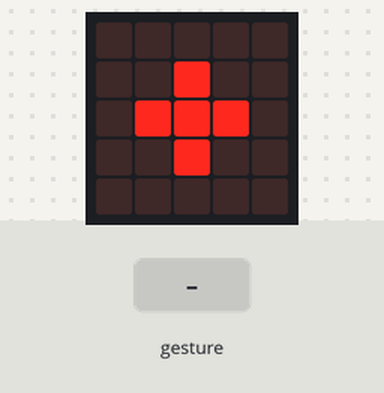
A program run on a simulated BBC micro:bit (MakeCode). On the bench: the board's 5×5 LED display. The test bench sets the inputs (shaded band). Random numbers come from a fixed seed; a tilt is held for 1.5 s and a shake lasts 1 s, then the board lies face up again.

Above: at 1.8 s.
1.9 s: gesture '8g'
At 3.7 s:
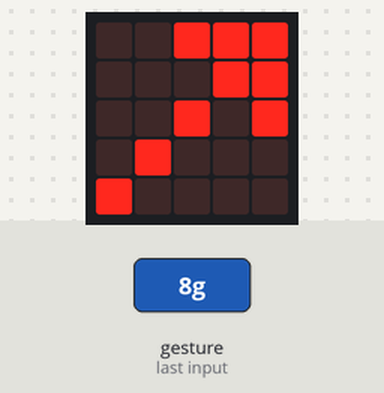
4.2 s: gesture 'logo up'
At 4.9 s:
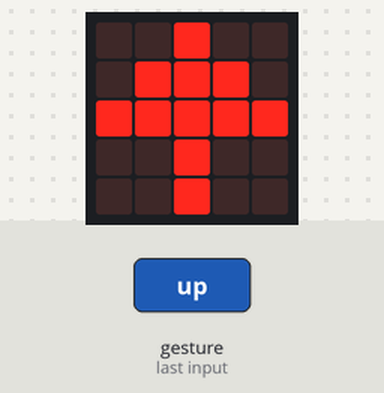
7.2 s: gesture 'screen down'
At 8.4 s:
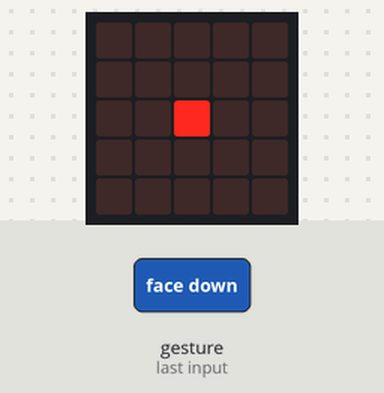
10.2 s: gesture 'tilt right'
At 10.6 s:
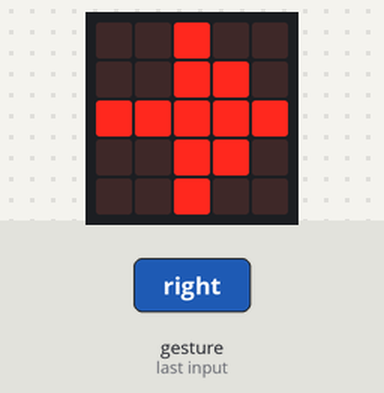
13.2 s: gesture 'shake'
At 14.1 s:
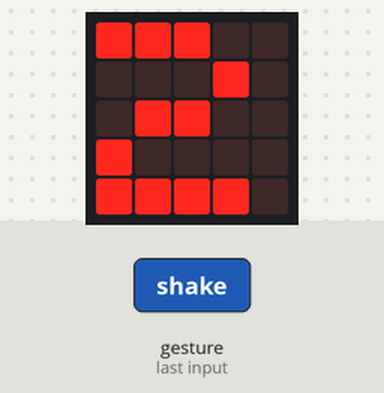
15.8 s: gesture 'tilt left'
At 17.1 s:
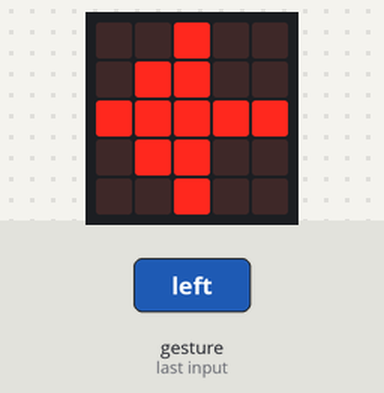
Timing chart, 0 to 18.8 s (numbered marks = the images above; inputs shaded):
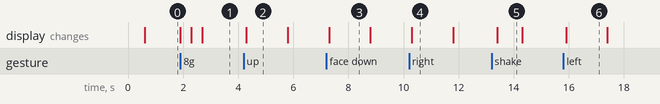

The program:

main.ts
```typescript
input.onGesture(Gesture.EightG, function () {
    basic.showLeds(`
        . . # # #
        . . . # #
        . . # . #
        . # . . .
        # . . . .
        `)
})
input.onGesture(Gesture.LogoUp, function () {
    basic.showLeds(`
        . . # . .
        . # # # .
        # # # # #
        . . # . .
        . . # . .
        `)
})
input.onGesture(Gesture.ScreenDown, function () {
    basic.showLeds(`
        . . . . .
        . . . . .
        . . # . .
        . . . . .
        . . . . .
        `)
})
input.onGesture(Gesture.ScreenUp, function () {
    basic.showLeds(`
        . . . . .
        . . # . .
        . # # # .
        . . # . .
        . . . . .
        `)
})
input.onGesture(Gesture.TiltRight, function () {
    basic.showLeds(`
        . . # . .
        . . # # .
        # # # # #
        . . # # .
        . . # . .
        `)
})
input.onGesture(Gesture.SixG, function () {
    basic.showLeds(`
        . . # # #
        . . . # #
        . . # . #
        . # . . .
        . . . . .
        `)
})
input.onGesture(Gesture.Shake, function () {
    basic.showNumber(randint(0, 9))
})
input.onGesture(Gesture.TiltLeft, function () {
    basic.showLeds(`
        . . # . .
        . # # . .
        # # # # #
        . # # . .
        . . # . .
        `)
})
input.onGesture(Gesture.FreeFall, function () {
    basic.showLeds(`
        . . # . .
        . . # . .
        . . # . .
        . # # # .
        . . # . .
        `)
})
input.onGesture(Gesture.ThreeG, function () {
    basic.showLeds(`
        . . # # #
        . . . # #
        . . . . #
        . . . . .
        . . . . .
        `)
})
input.onGesture(Gesture.LogoDown, function () {
    basic.showLeds(`
        . . # . .
        . # # # .
        # # # # #
        . . # . .
        . . # . .
        `)
})
basic.showIcon(IconNames.Heart)
basic.forever(function () {

})
```

test.ts
```typescript
// aquí va el archivo "tests"; esto no se compilará cuando este paquete se utilice como una extensión.
```

Measured:
- after the input at 1.9 s, the display: first changes at once (image 1 shows a later state)
- after the input at 4.2 s, the display: changes after 0.10 s (image 2)
- after the input at 7.2 s, the display: changes after 0.10 s (image 3)
- after the input at 10.2 s, the display: changes after 0.10 s (image 4)
- after the input at 13.2 s, the display: changes after 0.20 s (image 5)
- after the input at 15.8 s, the display: changes after 0.10 s (image 6)
- what the display in image 2 shows lasts 1.5 s, from 4.3 s to 5.8 s
